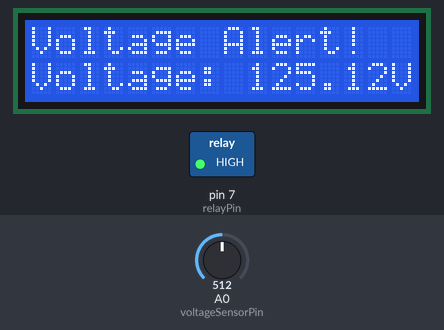
This sketch was run on a simulated Arduino Uno, built with avr-gcc and run on an emulated ATmega328P. Parts: 16×2 character LCD, switched loads named in the sketch (green lamp = pin HIGH). The inputs (shaded band) are chosen by the test bench; at power-on: A0 (voltageSensorPin) = 512.

Above: at 1.2 s.
1.3 s: A0 (voltageSensorPin) set to 720
At 3.2 s:
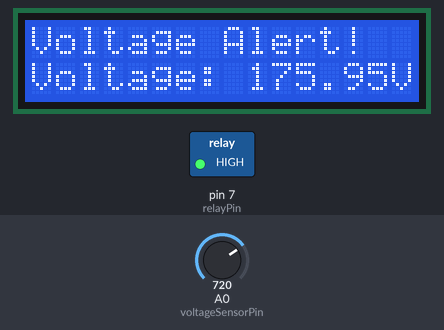
3.5 s: A0 (voltageSensorPin) set to 754
At 5.1 s:
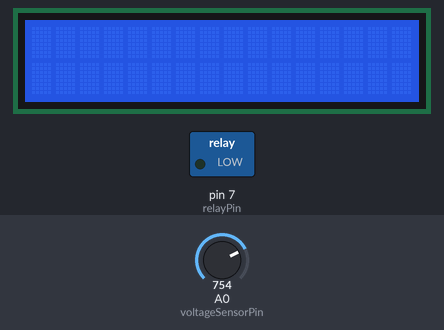
5.5 s: A0 (voltageSensorPin) set to 716
At 6.9 s:
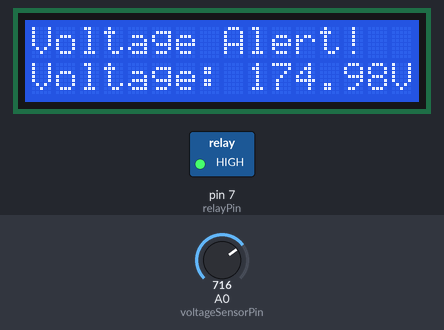
7.5 s: A0 (voltageSensorPin) set to 417
At 8.8 s:
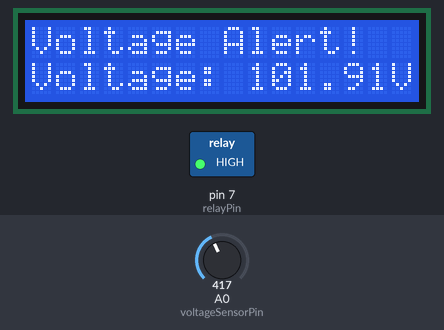
9.6 s: A0 (voltageSensorPin) set to 392
At 10.6 s:
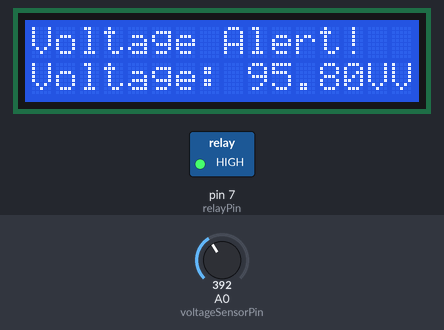
11.6 s: A0 (voltageSensorPin) set to 44
At 12.5 s:
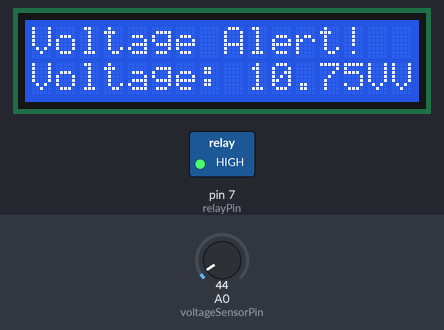
13.6 s: A0 (voltageSensorPin) set to 36
Timing chart, 0 to 16.6 s (numbered marks = the images above; inputs shaded):
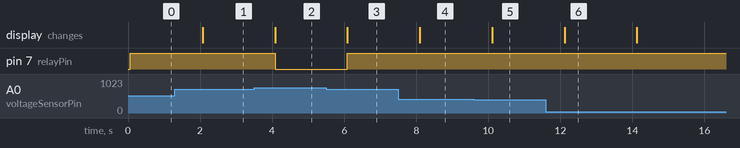

Measured:
- the behaviour switches between 736 and 737 on A0 (voltageSensorPin) (found by bisection; images 1 and 2)
- the behaviour switches between 410 and 409 on A0 (voltageSensorPin) (found by bisection; images 4 and 5)
- after the input at 1.3 s, the display: changes after 0.78 s (image 1)
- after the input at 3.5 s, pin 7 (relayPin): HIGH → LOW after 0.58 s; the display: changes after 0.58 s (image 2)
- after the input at 5.5 s, pin 7 (relayPin): LOW → HIGH after 0.59 s; the display: changes after 0.59 s (image 3)
- after the input at 7.5 s, the display: changes after 0.60 s (image 4)
- after the input at 9.6 s, the display: changes after 0.51 s (image 5)
- after the input at 11.6 s, the display: changes after 0.52 s (image 6)

The sketch:

Over_Under_Voltage_Protection_System.ino
```cpp
//connect AC Voltage pin to Analog pin 0 of arduino uno//
//reley pin to Digital pin 7 //

#include <LiquidCrystal.h>

LiquidCrystal lcd(12, 11, 5, 4, 3, 2);  // Pins for the LCD

const int voltageSensorPin = A0;  // Pin for the AC voltage sensor
const int relayPin = 7;           // Pin for the relay

const float overVoltageThreshold = 250.0;
 // Define your over-voltage threshold (in volts)
const float underVoltageThreshold = 180.0;
// Define your under-voltage threshold (in volts)

void setup()
{
  lcd.begin(16, 2);
  pinMode(relayPin, OUTPUT);
  Serial.begin(9600);
}

void loop() {
  float voltage = getVoltage();

  if (voltage > overVoltageThreshold || voltage < underVoltageThreshold)
  {
    lcd.setCursor(0, 0);
    lcd.print("Voltage Alert!");
    lcd.setCursor(0, 1);
    lcd.print("Voltage: ");
    lcd.print(voltage);
    lcd.print("V");

    // Activate relay to disconnect power
    digitalWrite(relayPin, HIGH);
  }
   else
   {
    lcd.clear();
    // Deactivate relay if voltage is within safe range
    digitalWrite(relayPin, LOW);
  }
  delay(1000);
}

float getVoltage()
{
  int sensorValue = analogRead(voltageSensorPin);
  float voltage = sensorValue * (5.0 / 1023.0) * (250.0 / 5.0); // Convert analog reading to voltage
  return voltage;
}
```
